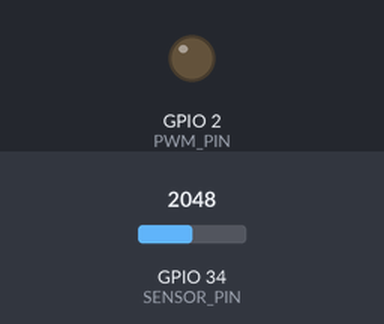
This sketch was run on a simulated ESP32. Shown: output pins drawn as LEDs (lit = HIGH). The inputs (shaded band) are chosen by the test bench; at power-on: GPIO 34 (SENSOR_PIN) = 2048 (analog values on the 0–4095 scale). WiFi joins after 1.5 s; servers stay silent unless stated; no MQTT or app messages arrive unless stated.

Above: at 2.7 s.
2.8 s: GPIO 34 (SENSOR_PIN) set to 1228
At 4.0 s:
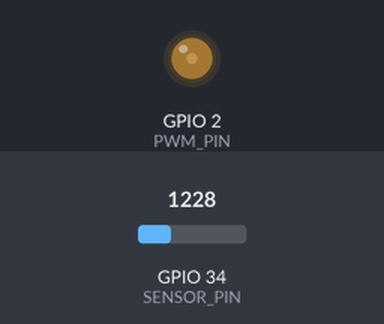
4.3 s: GPIO 34 (SENSOR_PIN) set to 491
At 5.2 s:
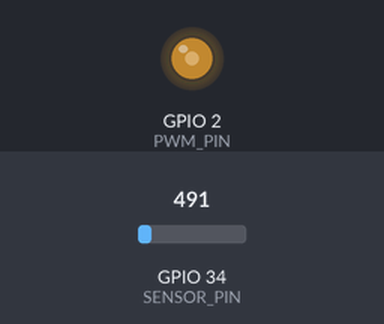
5.8 s: GPIO 34 (SENSOR_PIN) set to 152
At 6.3 s:
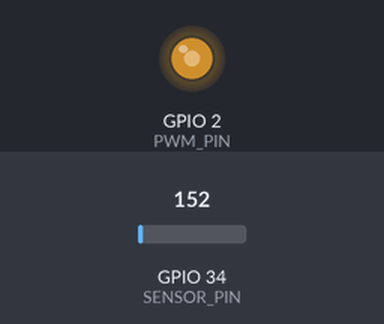
Timing chart, 0 to 8.8 s (numbered marks = the images above; inputs shaded):
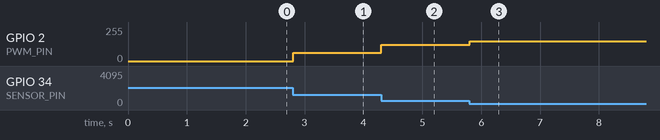

Measured:
- after the input at 2.8 s, GPIO 2 (PWM_PIN): 0/255 → 62/255 at once
- after the input at 4.3 s, GPIO 2 (PWM_PIN): 62/255 → 121/255 at once
- after the input at 5.8 s, GPIO 2 (PWM_PIN): 121/255 → 147/255 at once

The sketch:

lab-3-p-control.ino
```cpp
/*
Lab 3: Proportional Control (P)
- Reads sensor (ADC) as y
- Receives setpoint + Kp on cps/ctrl/setpoint: {"sp":0..4095,"kp":0.0..}
- Outputs PWM u to LED via ledcWrite (0..255)
- Publishes telemetry cps/ctrl/sensor: {"sp","y","e","u","kp"}
*/

#include <WiFi.h>
#include <PubSubClient.h>
#include <ArduinoJson.h>

const char* WIFI_SSID = "YOUR_WIFI";
const char* WIFI_PASS = "YOUR_PASS";
const char* MQTT_HOST = "192.168.1.10";
const uint16_t MQTT_PORT = 1883;

static const int SENSOR_PIN = 34;

static const int PWM_PIN = 2;
static const int PWM_CH  = 0;
static const int PWM_FREQ = 5000;
static const int PWM_RES  = 8;

WiFiClient espClient;
PubSubClient mqtt(espClient);

const char* TOPIC_SETPOINT = "cps/ctrl/setpoint";
const char* TOPIC_SENSOR   = "cps/ctrl/sensor";

volatile int sp = 2000;
volatile float kp = 0.08f; // scale from ADC error to PWM

unsigned long lastMs = 0;
const unsigned long TS_MS = 50;

void connectWiFi() {
  WiFi.mode(WIFI_STA);
  WiFi.begin(WIFI_SSID, WIFI_PASS);
  while (WiFi.status() != WL_CONNECTED) delay(250);
}

void mqttCallback(char* topic, byte* payload, unsigned int length) {
  StaticJsonDocument<160> doc;
  if (deserializeJson(doc, payload, length) == DeserializationError::Ok) {
    if (doc["sp"].is<int>()) sp = constrain(doc["sp"].as<int>(), 0, 4095);
    if (doc["kp"].is<float>()) kp = doc["kp"].as<float>();
    if (kp < 0) kp = 0;
  }
}

void connectMQTT() {
  mqtt.setServer(MQTT_HOST, MQTT_PORT);
  mqtt.setCallback(mqttCallback);
  while (!mqtt.connected()) {
    String cid = "esp32-lab3-" + String((uint32_t)ESP.getEfuseMac(), HEX);
    if (mqtt.connect(cid.c_str())) {
      mqtt.subscribe(TOPIC_SETPOINT);
    } else delay(500);
  }
}

void setup() {
  analogReadResolution(12);

  ledcSetup(PWM_CH, PWM_FREQ, PWM_RES);
  ledcAttachPin(PWM_PIN, PWM_CH);
  ledcWrite(PWM_CH, 0);

  connectWiFi();
  connectMQTT();
  lastMs = millis();
}

void loop() {
  if (WiFi.status() != WL_CONNECTED) connectWiFi();
  if (!mqtt.connected()) connectMQTT();
  mqtt.loop();

  unsigned long now = millis();
  if (now - lastMs >= TS_MS) {
    lastMs += TS_MS;

    int y = analogRead(SENSOR_PIN);
    int e = sp - y;

    float u_f = kp * (float)e;     // P control
    int u = constrain((int)lround(u_f), 0, 255);

    ledcWrite(PWM_CH, u);

    StaticJsonDocument<192> doc;
    doc["ts"] = (uint32_t)now;
    doc["sp"] = sp;
    doc["y"]  = y;
    doc["e"]  = e;
    doc["u"]  = u;
    doc["kp"] = kp;

    char buf[192];
    size_t n = serializeJson(doc, buf);
    mqtt.publish(TOPIC_SENSOR, buf, n);
  }
}
```
